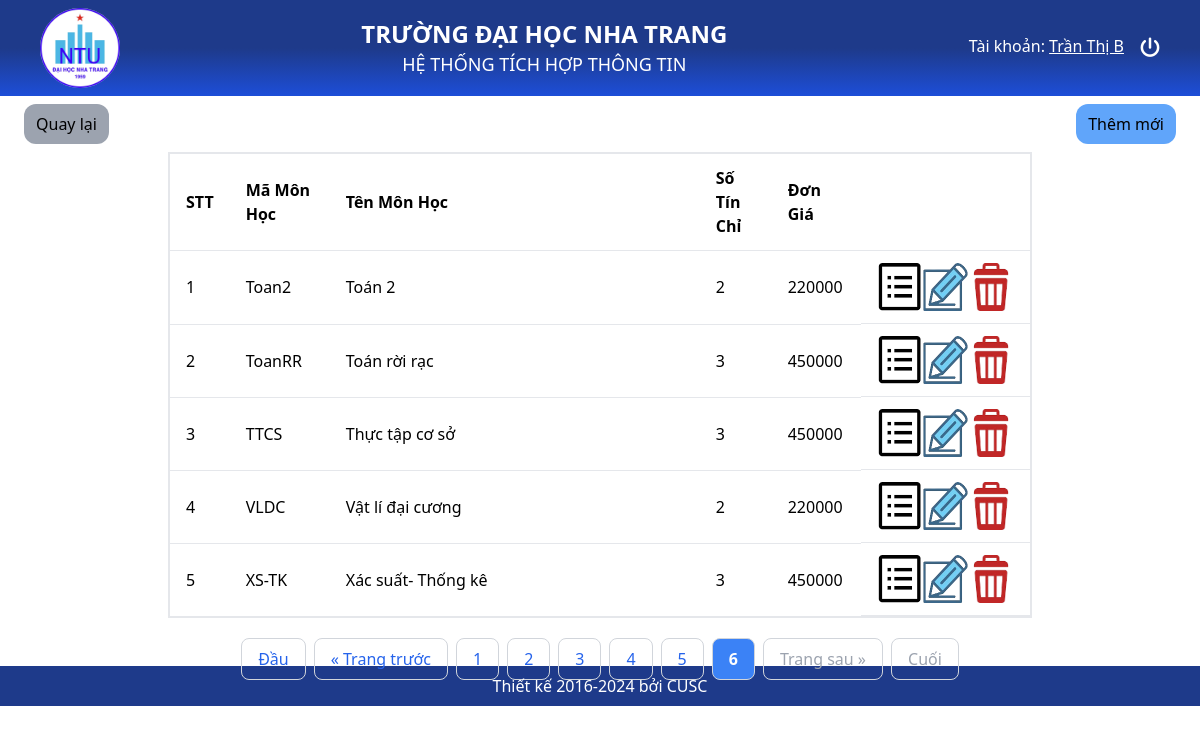
The app's page /Views/Subjects_List.php?page=6 (signed in) with its own data.
### tables this page shows
CREATE TABLE `monhoc` (
  `MaHP` varchar(10) NOT NULL,
  `TenHP` varchar(100) NOT NULL,
  `SoTinChi` int(11) NOT NULL,
  `DonGia` int(11) NOT NULL
);

### Controllers/MonHocController.php (called while the page is built)
<?php
class MonHocController {
    protected $conn;
    public function __construct($conn) {
        $this->conn = $conn;
    }
    public function DanhSach($currentPage, $limit) {
        $offset = ($currentPage - 1) * $limit;
        $sql = "SELECT * FROM monhoc LIMIT $limit OFFSET $offset";
        $result = $this->conn->query($sql);
        return $result;
    }
    public function countMonHoc()
    {
        $sql = "SELECT COUNT(*) as total FROM monhoc";
        $result = $this->conn->query($sql);
        $row = $result->fetch_assoc();
        return $row['total'];
    }
}
?>

### Views/Subjects_List.php (the view, shortened to what this page needs)
<?php
require_once __DIR__ . '/../config/db.php';
include_once __DIR__ . '/../Controllers/MonHocController.php';
$monhocController = new MonHocController($conn);
$limit = 5;
$currentPage = isset($_GET['page']) ? (int) $_GET['page'] : 1;
$totalMonHoc = $monhocController->countMonHoc();
$monhocList = $monhocController->DanhSach($currentPage, $limit);
?>
<?php include_once __DIR__ . "/../layout/header.php"; ?>
<body>
    <div class="min-h-[520px] my-6 mx-2 px-4 mt-2">
        <div class="w-full flex justify-between">
            <button onclick="window.history.back()" class="px-3 py-2 mb-2 bg-gray-400 rounded-xl">Quay lại</button>
            <a href="Subject_Create.php" class="px-3 py-2 mb-2 bg-blue-400 rounded-xl cursor-pointer hover:bg-blue-500">
                Thêm mới
            </a>
        </div>
        <div class="flex flex-col justify-between h-[490px]">
            <table class="w-3/4 mx-auto bg-white border-2 rounded">
                <tr>
                    <th class="py-3 px-4 border-b text-left">STT</th>
                    <th class="py-3 px-4 border-b text-left">Mã Môn Học</th>
                    <th class="py-3 px-4 border-b text-left w-[370px]">Tên Môn Học</th>
                    <th class="py-3 px-4 border-b text-left">Số Tín Chỉ</th>
                    <th class="py-3 px-4 border-b text-left">Đơn Giá</th>
                    <th class="py-3 px-4 border-b text-left w-[170px]"></th>
                </tr>
                <?php
                if ($monhocList->num_rows > 0) {
                    $stt = 1;
                    while ($monhoc = $monhocList->fetch_assoc()) {
                        echo "<tr>";
                        echo "<td class='py-3 px-4 border-b'>" . $stt . "</td>";
                        echo "<td class='py-3 px-4 border-b'>" . htmlspecialchars($monhoc['MaHP']) . "</td>";
                        echo "<td class='py-3 px-4 border-b'>" . htmlspecialchars($monhoc['TenHP']) . "</td>";
                        echo "<td class='py-3 px-4 border-b'>" . htmlspecialchars($monhoc['SoTinChi']) . "</td>";
                        echo "<td class='py-3 px-4 border-b'>" . htmlspecialchars($monhoc['DonGia']) . "</td>";
                        echo "<td class='py-3 px-4 border-b flex justify-between'>
                                <a href='Subject_Detail.php?MaHP= ".$monhoc['MaHP'] ."' title='Chỉnh sửa'><img src='../asset/Images/details.png' class='h-12'/></a>
                                <a href='Subject_Edit.php?MaHP= ".$monhoc['MaHP'] ."' title='Chỉnh sửa'><img src='../asset/Images/edit.png' class='h-12'/></a>
                                <a href='Subject_Delete.php?MaHP= ".$monhoc['MaHP'] ."' title='Chỉnh sửa'><img src='../asset/Images/delete.png' class='h-12'/></a>
                                </td>";
                        echo "</tr>";
                        $stt++;
                    }
                } else {
                    echo "<tr><td colspan='4' class='py-3 px-4 text-center'>Không có môn học nào</td></tr>";
                }
                ?>
            </table>
            <div class="flex justify-center items-center mt-5">
                <?php if ($currentPage > 1): ?>
                    <a href="?page=1" class="px-4 py-2 mx-1 border border-gray-300 rounded-lg text-blue-600 hover:bg-blue-500 hover:text-white">Đầu</a>
                <?php else: ?>
                    <span class="px-4 py-2 mx-1 border border-gray-300 rounded-lg text-gray-400 cursor-not-allowed">Đầu</span>
                <?php endif; ?>
                <?php if ($currentPage > 1): ?>
                    <a href="?page=<?= $currentPage - 1 ?>" class="px-4 py-2 mx-1 border border-gray-300 rounded-lg text-blue-600 hover:bg-blue-500 hover:text-white">&laquo; Trang trước</a>
                <?php else: ?>
                    <span class="px-4 py-2 mx-1 border border-gray-300 rounded-lg text-gray-400 cursor-not-allowed">&laquo; Trang trước</span>
                <?php endif; ?>
                <?php
                    $totalPages = ceil($totalMonHoc / $limit);
                    for ($i = 1; $i <= $totalPages; $i++):
                        ?>
                        <a href="?page=<?= $i ?>"class="px-4 py-2 mx-1 border border-gray-300 rounded-lg text-blue-600 hover:bg-blue-500 hover:text-white <?= ($i == $currentPage) ? 'bg-blue-500 text-white font-semibold' : '' ?>"><?= $i ?></a>
                <?php endfor; ?>
                <?php if ($currentPage < $totalPages): ?>
                    <a href="?page=<?= $currentPage + 1 ?>" class="px-4 py-2 mx-1 border border-gray-300 rounded-lg text-blue-600 hover:bg-blue-500 hover:text-white">Trang sau &raquo;</a>
                <?php else: ?>
                    <span class="px-4 py-2 mx-1 border border-gray-300 rounded-lg text-gray-400 cursor-not-allowed">Trang sau &raquo;</span>
                <?php endif; ?>
                <?php if ($currentPage < $totalPages): ?>
                    <a href="?page=<?= $totalPages ?>" class="px-4 py-2 mx-1 border border-gray-300 rounded-lg text-blue-600 hover:bg-blue-500 hover:text-white">Cuối</a>
                <?php else: ?>
                    <span class="px-4 py-2 mx-1 border border-gray-300 rounded-lg text-gray-400 cursor-not-allowed">Cuối</span>
                <?php endif; ?>
            </div>
        </div>
    </div>
</body>
<?php include_once __DIR__ . "/../layout/footer.php"; ?>

### records on screen
monhoc: MaHP "Toan2", TenHP "Toán 2", SoTinChi "2", DonGia "220000"
monhoc: MaHP "ToanRR", TenHP "Toán rời rạc", SoTinChi "3", DonGia "450000"
monhoc: MaHP "TTCS", TenHP "Thực tập cơ sở", SoTinChi "3", DonGia "450000"
monhoc: MaHP "VLDC", TenHP "Vật lí đại cương", SoTinChi "2", DonGia "220000"
monhoc: MaHP "XS-TK", TenHP "Xác suất- Thống kê", SoTinChi "3", DonGia "450000"

### other values on screen
$_SESSION['User']['HoTen'] "Trần Thị B"
